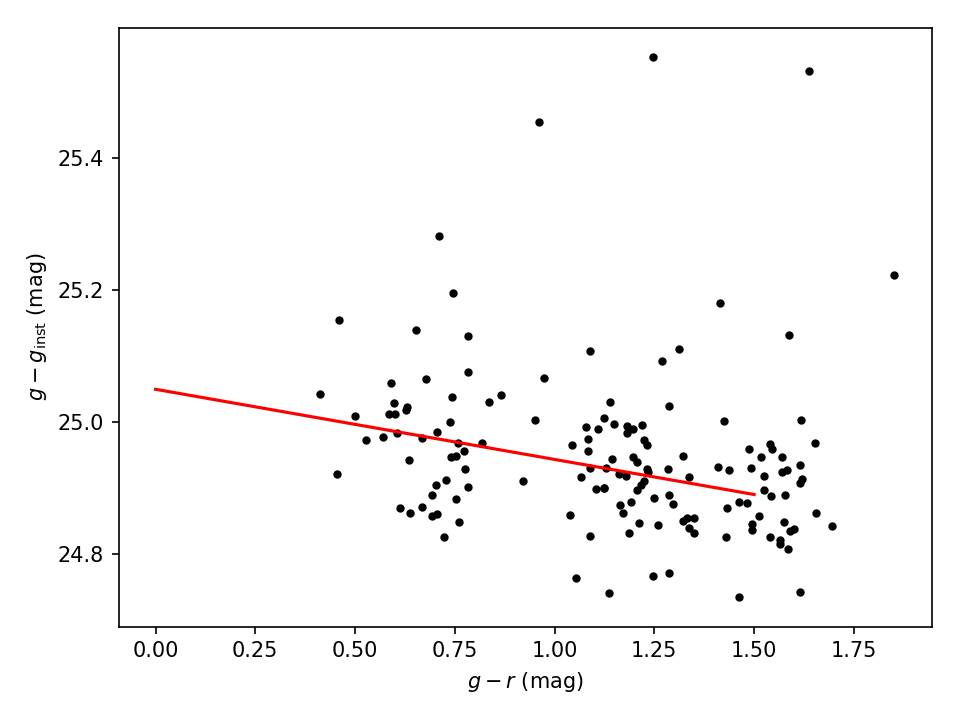

This chart was generated by the following Python code:
# Licensed with the MIT License, see LICENSE for details

import os
import requests
import numpy as np
import matplotlib.pyplot as plt
from astropy.table import Table
from astropy.io import fits
from astropy.coordinates import SkyCoord
import calviacat as cvc

if os.path.exists('lco.fits'):
    hdu = fits.open('lco.fits')
else:
    r = requests.get('https://archive-api.lco.global/frames/6913550/').json()
    hdu = fits.open(r['url'])
    hdu.writeto('lco.fits')

im = hdu['sci'].data
h = hdu['sci'].header
phot = Table(hdu['cat'].data)

phot = phot[phot['FLAG'] == 0]  # clean LCO catalog
lco = SkyCoord(phot['RA'], phot['DEC'], unit='deg')

# initialize catalog, use wsid and password keyword arguments, or set
# CASJOBS_WSID and CASJOBS_PW enviornment variables (as assumed here).
rc2 = cvc.RefCat2('cat.db')

# download catalog?
if len(rc2.search(lco)[0]) < 500:
    rc2.fetch_field(lco)

# crossmatch LCO photometry table with catalog
objids, distances = rc2.xmatch(lco)

# Calibrate this g-band image, include a color correction
g_inst = -2.5 * np.log10(phot['FLUX'])
g_err = phot['FLUXERR'] / phot['FLUX'] * 1.0857

zp, C, unc, g, gmr, gmi = rc2.cal_color(objids, g_inst, 'g', 'g-r')

# plot results
fig = plt.figure(1)
fig.clear()
ax = fig.gca()
ax.scatter(gmr, g - g_inst, marker='.', color='k')
x = np.linspace(0, 1.5)
ax.plot(x, C * x + zp, 'r-')
plt.setp(ax, xlabel='$g-r$ (mag)', ylabel=r'$g-g_{\rm inst}$ (mag)')
plt.tight_layout()
plt.savefig('lco-refcat2-color-corrected.png', dpi=150)
